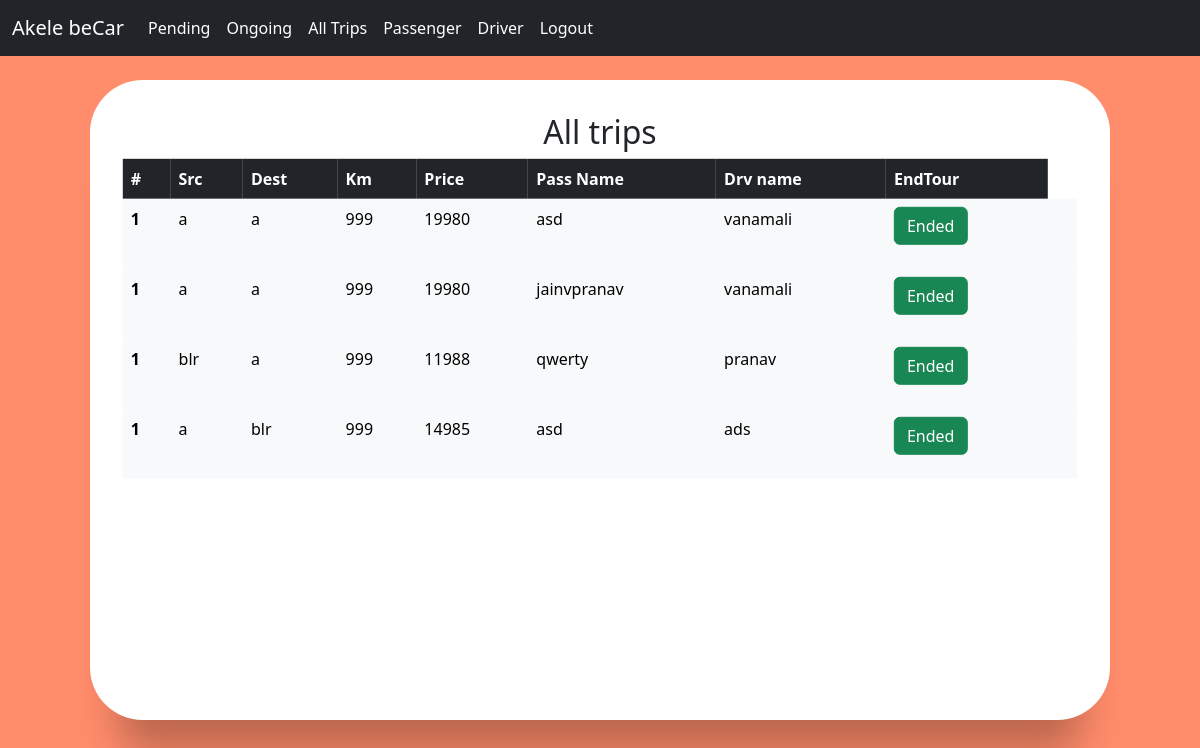
Screenshot of /alltrips.php (signed in) with the database file from the repository.
### tables this page shows
CREATE TABLE `notifications` (
  `nid` int(11) NOT NULL,
  `trip_id` int(11) NOT NULL,
  `drv_id` int(11) NOT NULL,
  `pass_id` int(11) NOT NULL,
  `drvad` int(1) NOT NULL DEFAULT 0,
  `passad` int(1) NOT NULL DEFAULT 0,
  `endtour` int(1) NOT NULL DEFAULT 0
);

CREATE TABLE `places` (
  `place_id` int(11) NOT NULL,
  `place_name` varchar(100) NOT NULL
);

CREATE TABLE `trip` (
  `trip_id` int(11) NOT NULL,
  `src_id` int(11) NOT NULL,
  `dest_id` int(11) NOT NULL,
  `km` int(11) NOT NULL
);

CREATE TABLE `drvinfo` (
  `drvid` int(11) NOT NULL,
  `drvname` varchar(100) NOT NULL,
  `drvemail` varchar(100) NOT NULL,
  `drvlicense` varchar(15) NOT NULL,
  `drvphone` varchar(10) NOT NULL,
  `drvaadhar` varchar(12) NOT NULL,
  `cartype` varchar(100) NOT NULL,
  `pricekm` int(10) NOT NULL,
  `vacancy` int(1) NOT NULL,
  `password` varchar(100) NOT NULL
);

CREATE TABLE `usrinfo` (
  `usrid` int(11) NOT NULL,
  `usrname` varchar(100) NOT NULL,
  `usremail` varchar(100) NOT NULL,
  `usrphone` varchar(10) NOT NULL,
  `password` varchar(100) NOT NULL
);

### alltrips.php (the view, shortened to what this page needs)
<?php
   @include './config.php';
    $sql="SELECT * from notifications WHERE passad=1 AND drvad=1;";
    $res=mysqli_query($conn, $sql);
?>
<!DOCTYPE html>
<html lang="en">
  <head>
    <link rel="stylesheet" href="style1.css" />
    <link href="https://cdn.jsdelivr.net/npm/bootstrap@5.3.0-alpha1/dist/css/bootstrap.min.css" rel="stylesheet">
  </head>
  <body>
  <nav class="navbar navbar-fixed-top w-100 navbar-custom navbar-expand-lg navbar-dark bg-dark">
    <div class="container-fluid">
      <a class="navbar-brand" href="./dash.php">Akele beCar</a>
      <div class="collapse navbar-collapse" id="navbarSupportedContent">
        <ul class="navbar-nav me-auto mb-2 mb-lg-0">
          <li class="nav-item">
            <a class="nav-link active" aria-current="page" href="pending.php">Pending</a>
          </li>
          <li class="nav-item">
            <a class="nav-link active" aria-current="page" href="ongoing.php">Ongoing</a>
          </li>
          <li class="nav-item">
            <a class="nav-link active" aria-current="page" href="alltrips.php">All Trips</a>
          </li>
          <li class="nav-item">
            <a class="nav-link active" aria-current="page" href="pass.php">Passenger</a>
          </li>
          <li class="nav-item">
            <a class="nav-link active" aria-current="page" href="drv.php">Driver</a>
          </li>
          <li class="nav-item">
            <a class="nav-link active" href="./logout.php">Logout</a>
          </li>
        </ul>
      </div>
    </div>
  </nav>
    <main>
      <div class="box">
        <div class="inner-box ">
          <form action="" class="form-wrap">
          <h2 style="text-align: center;">All trips</h2>
            <table class="table table-light table-borderless table-hover table-responsive-sm">
                    <thead class="table-dark">
                      <tr>
                        <th scope="col">#</th>
                        <th scope="col">Src</th>
                        <th scope="col">Dest</th>
                        <th scope="col">Km</th>
                        <th scope="col">Price</th>
                        <th scope="col">Pass Name</th>
                        <th scope="col">Drv name</th>
                        <th scope="col">EndTour</th>
                      </tr>
                    </thead>
                    <tbody>
                      <?php
                          $i=1; while($row=$res->fetch_object()) {
                          $trip_id=$row->trip_id;
                          $pass_id=$row->pass_id;
                          $endtour=$row->endtour;
                          $a6="SELECT usrname,usrphone FROM usrinfo WHERE usrid=$pass_id;";
                          $b6=mysqli_query($conn, $a6);
                          $c6=$b6->fetch_assoc();
                          $passname=$c6['usrname'];
                          $a3="SELECT src_id, dest_id, km FROM trip WHERE trip_id=$trip_id";
                          $b3=mysqli_query($conn, $a3);
                          $c3=$b3->fetch_assoc();
                          $src_id=intval($c3['src_id']);
                          $dest_id=intval($c3['dest_id']);
                          $km=intval($c3['km']);
                          $drvid=$row->drv_id;
                          $drvres="SELECT pricekm, drvname FROM drvinfo WHERE drvid=$drvid;";
                          $drvres1=mysqli_query($conn, $drvres);
                          $drvres2 = $drvres1->fetch_assoc();
                          $pricekm=intval($drvres2['pricekm']);
                          $drvname=$drvres2['drvname'];
                          $price=$km*$pricekm;
                          $a4="SELECT place_name FROM places WHERE place_id=$src_id";
                          $b4=mysqli_query($conn, $a4);
                          $c4=$b4->fetch_assoc();
                          $src_name=$c4['place_name'];
                          $a5="SELECT place_name FROM places WHERE place_id=$dest_id";
                          $b5=mysqli_query($conn, $a5);
                          $c5=$b5->fetch_assoc();
                          $dest_name=$c5['place_name'];
                        ?>
                      <tr>
                        <th scope="row"><?php echo $i; ?></th>
                        <td><?php echo $src_name; ?></td>
                        <td><?php echo $dest_name; ?></td>
                        <td><?php echo $km; ?></td>
                        <td><?php echo $price; ?></td>
                        <td><?php echo $passname; ?></td>
                        <td><?php echo $drvname; ?></td>
                        <td><?php if($endtour==1) {
                        ?><p class="btn btn-success">Ended</p></td>
                        <td><?php }else {
                        ?><p class="btn btn-primary">Ongoing</p></td>
                      </tr>
                      <?php $i++; }} ?>
                    </tbody>
            </table>
          </form>
        </div>
      </div>
    </main>
  </body>
</html>

### style1.css (style rules this page uses)
*, *::before, *::after { padding: 0; margin: 0; box-sizing: border-box; }
body, input { font-family: "Poppins", sans-serif; }
nav.navbar-fixed-top { position:fixed; top:0; z-index: 10; }
body::before { display:block; content: ''; }
main { width: 100%; min-height: 100vh; overflow: hidden; background-color: #ff8c6b; padding: 1rem; display: flex; align-items: center; justify-content: center; }
.box { position: relative; width: 100%; max-width: 1020px; height: 640px; background-color: #fff; border-radius: 3.3rem; box-shadow: 0 60px 40px -30px rgba(0, 0, 0, 0.27); }
.inner-box { position: absolute; width: calc(100% - 4.1rem); height: calc(100% - 4.1rem); top: 50%; left: 50%; transform: translate(-50%, -50%); }

### rows the page displays
notifications: i "1", places.place_name "a", trip.km "999", trip.pricekm "19980", pass.usrname "asd", drv.drvname "vanamali", endtour "Ended"
notifications: i "1", places.place_name "a", trip.km "999", trip.pricekm "19980", pass.usrname "jainvpranav", drv.drvname "vanamali", endtour "Ended"
notifications: i "1", places.place_name "blr", places.place_name "a", trip.km "999", trip.pricekm "11988", pass.usrname "qwerty", drv.drvname "pranav", endtour "Ended"
notifications: i "1", places.place_name "a", places.place_name "blr", trip.km "999", trip.pricekm "14985", pass.usrname "asd", drv.drvname "ads", endtour "Ended"
